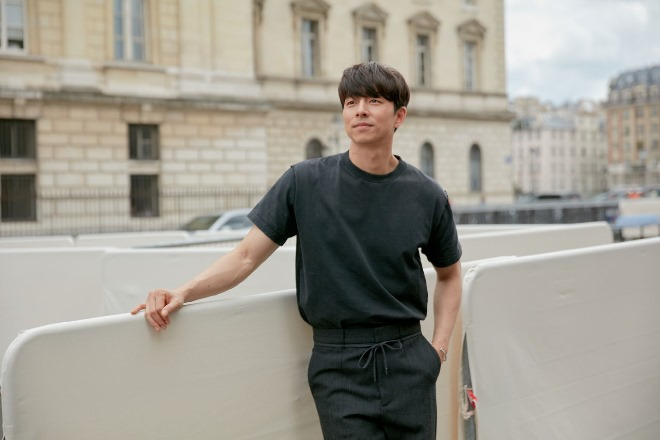
#> input picture python/workspace_python/HELLOPYTHON/day12/gong.png, 660 x 440 px
$ python 05mycv_degree.py
#> lines starting #> are read from the running program, lines starting #| are printed output that depends on the picture
import cv2

img = cv2.imread('gong.png', cv2.IMREAD_COLOR)
#> img is the input picture: shape (440, 660, 3); mean B, G, R 144.2, 154.2, 158
cv2.imshow('testimage_img', img)  # 이미지를 화면에 보여준다.

height, width, channel = img.shape
#> height = 440; width = 660; channel = 3

M = cv2.getRotationMatrix2D((width/2, height/2), -10, 1)
rotated = cv2.warpAffine(img, M, (width, height))
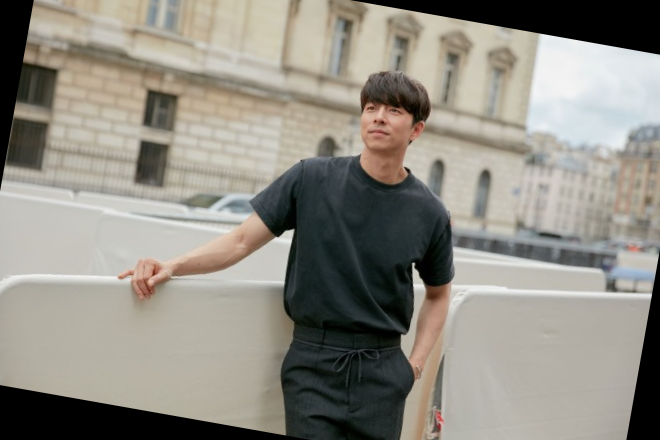
#> rotated: shape (440, 660, 3); mean B, G, R 131.4, 140.5, 143.9
cv2.imshow("testimage_img_Rotated by 10 Degrees", rotated)

cv2.waitKey(0)  # 키 입력할 때까지 무한 대기, 0 이면 무한대기
cv2.destroyAllWindows()

$ run again, with python/workspace_python/HELLOPYTHON/day12/bbang.png copied over python/workspace_python/HELLOPYTHON/day12/gong.png
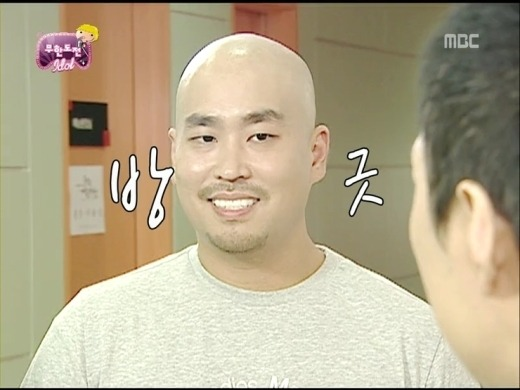
#> input picture python/workspace_python/HELLOPYTHON/day12/bbang.png, 520 x 390 px
#> img is the input picture: shape (390, 520, 3); mean B, G, R 142.5, 170.1, 181.5
#> `rotated = cv2.warpAffine(img, M, (width, height))`:
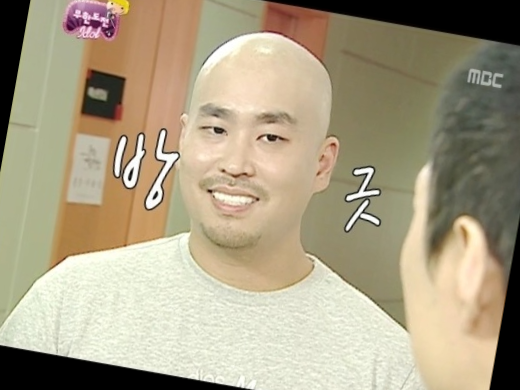
#> rotated: shape (390, 520, 3); mean B, G, R 133, 158.6, 169.5
